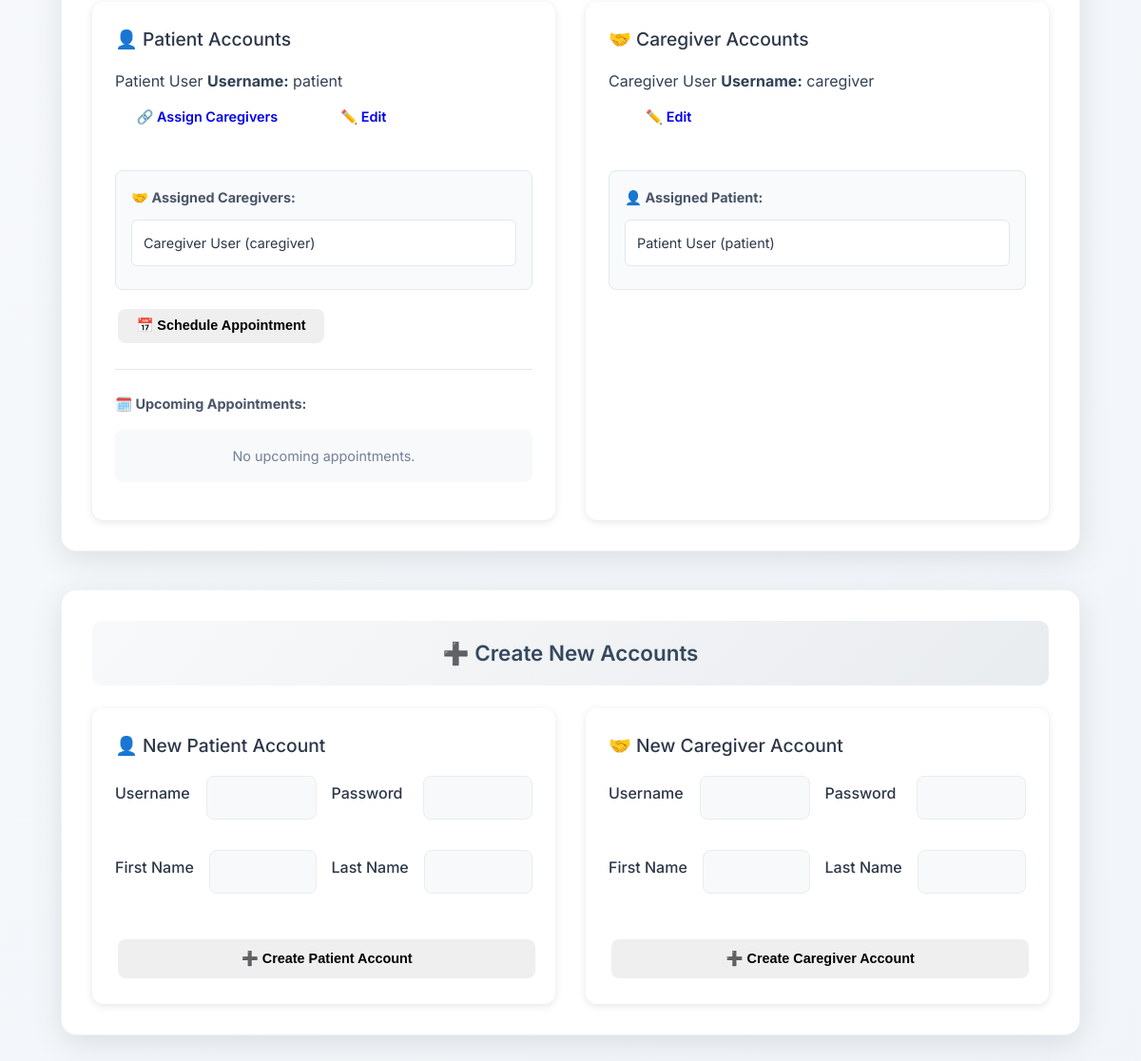
Before: /provider-dashboard/ (signed in, lower part) with the older database file.
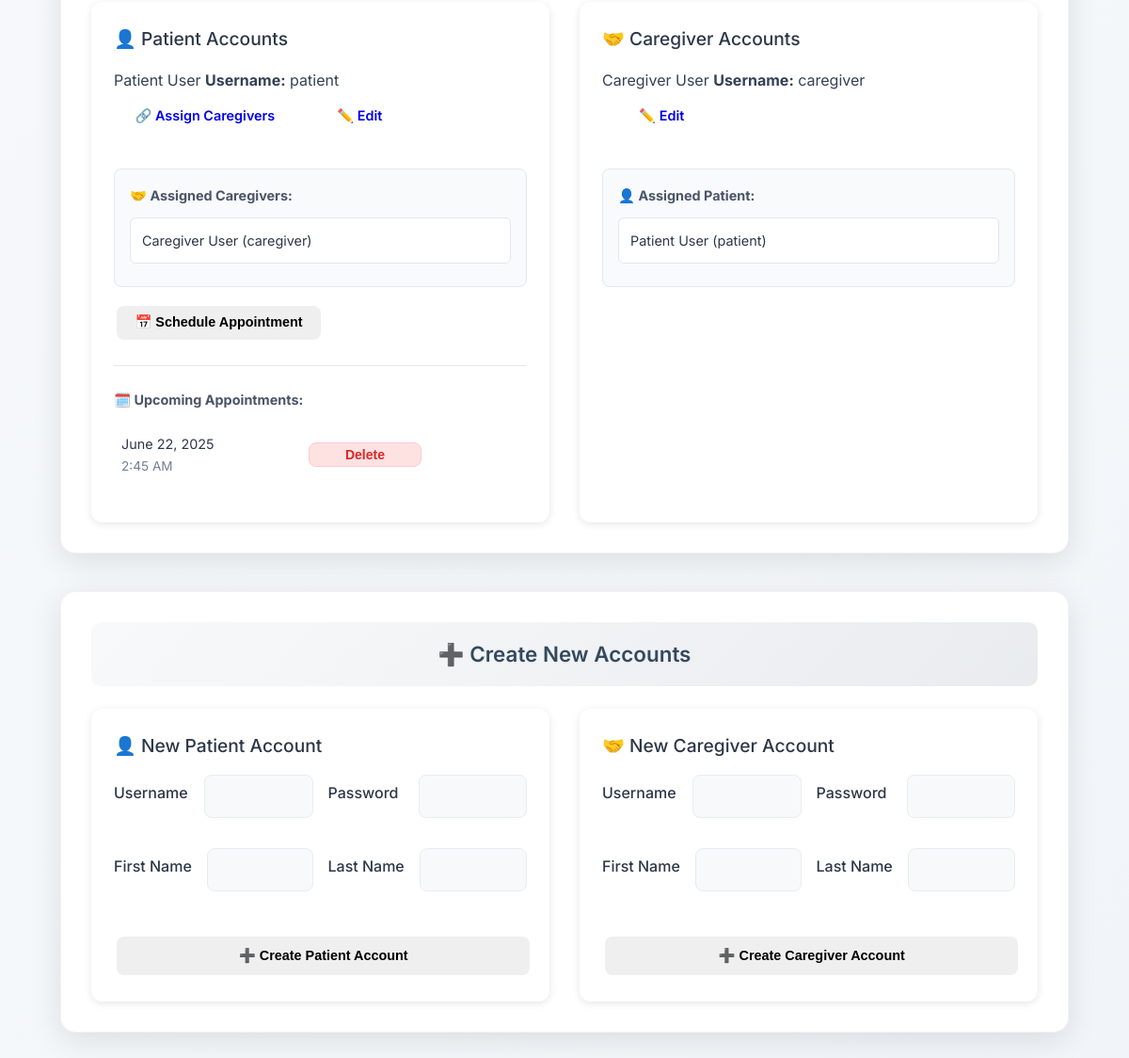
After: the same page with the newer database file.
### users/models.py (models this page shows, shortened)
class UserProfile(models.Model):
    USER_TYPES = (
        ('admin', 'Administrator'),  # Admin users
        ('provider', 'Healthcare Provider'),  # Docs + Nurses
        ('caregiver', 'Caregiver'),  # Caregivers
        ('patient', 'Patient'),  # All patients
    )
    user = models.OneToOneField(User, on_delete=models.CASCADE, related_name='profile')  # each user must have a profile
    user_type = models.CharField(max_length=20, choices=USER_TYPES)  # set specific user role
    provider = models.ForeignKey('self', on_delete=models.SET_NULL, null=True, blank=True,
                                related_name='managed_patients', limit_choices_to={'user_type': 'provider'})  # provider link
    patient = models.ForeignKey('self', on_delete=models.SET_NULL, null=True, blank=True,
                               related_name='caregivers', limit_choices_to={'user_type': 'patient'})  # patienr link
    linked_patients = models.ManyToManyField(
        'self',
        symmetrical=False,
        related_name='linked_caregivers',
        limit_choices_to={'user_type': 'patient'},
        blank=True,
        help_text="Patients this caregiver can access"  # Caregivers can see these patients
    )

### taskmanager/models.py (models this page shows, shortened)
class Appointment(models.Model):
    provider = models.ForeignKey(UserProfile, on_delete=models.CASCADE, related_name='provided_appointments')
    patient = models.ForeignKey(UserProfile, on_delete=models.CASCADE, related_name='appointments')
    datetime = models.DateTimeField()
    notes = models.TextField(blank=True)
    created_at = models.DateTimeField(auto_now_add=True)
    class Meta:
        ordering = ['datetime']

### users/views.py (the view, shortened to what this page needs)
# urls.py: path('provider-dashboard/', views.provider_dashboard, name='provider_dashboard'),
@login_required
def provider_dashboard(request):
    if not hasattr(request.user, 'profile') or request.user.profile.user_type != 'provider':
        messages.error(request, 'You do not have permission to access the provider dashboard.')
        return redirect('home')
    provider_profile = request.user.profile
    patients = UserProfile.objects.filter(user_type='patient', provider=provider_profile)
    provider_patient_ids = patients.values_list('id', flat=True)
    caregivers = UserProfile.objects.filter(
        user_type='caregiver',
        patient__in=provider_patient_ids
    )
    task_statistics = get_task_statistics()
    recent_tasks = Task.objects.filter(
        assigned_by=provider_profile
    ).select_related('assigned_to__user').order_by('-created_at')[:10]
    selected_patient = None
    patient_tasks = []
    context = {
        'user': request.user,
        'user_type': 'Healthcare Provider',
        'patients': patients,
        'caregivers': caregivers,
        'recent_tasks': recent_tasks,
        'task_types': TASK_TYPES,
        'game_types': GAME_TYPES,
        'difficulty_levels': DIFFICULTY_LEVELS,
        'task_configs': TASK_TEMPLATES,  # Add task configurations
        'provider_patients': patients,  # Add provider's patients for the quick assign section
        **task_statistics,
        'selected_patient': selected_patient,
        'patient_tasks': patient_tasks,
    }
    return render(request, 'dashboards/provider_dashboard.html', context)

### taskmanager/views.py (called while the page is built)
def get_task_statistics():
    return {
        'total_tasks': Task.objects.count(),
        'pending_tasks_count': Task.objects.filter(status__in=['assigned', 'in_progress']).count(),
        'completed_tasks_count': Task.objects.filter(status='completed').count(),
    }

### templates/dashboards/provider_dashboard.html (shortened to what the changed rows need)
{% extends 'layouts/base.html' %}
{% block content %}
<div class="dashboard-container">
    <div class="provider-dashboard">
        <div class="dashboard-section">
            <div class="account-management-container">
                <div class="account-section">
                    {% if patients %}
                    <div class="user-accounts">
                        {% for patient in patients %}
                        <div class="user-card">
                            <div class="user-header-row user-header-flex">
                                <div class="user-header-info user-header-info-vertical">
                                    <span class="user-name">{{ patient.user.first_name }} {{ patient.user.last_name }}</span>
                                    <span class="user-username"><strong>Username:</strong> {{ patient.user.username }}</span>
                                </div>
                                <div class="user-actions-inline-row">
                                    <a href="{% url 'assign_caregiver' patient.user.id %}" class="action-btn primary-btn">
                                        🔗 Assign Caregivers
                                    </a>
                                    <a href="{% url 'manage_account' patient.user.id %}" class="action-btn outline-btn">
                                        ✏️ Edit
                                    </a>
                                </div>
                            </div>
                            <div class="relationship-data">
                                <div class="relationship-row-container">
                                    {% with caregivers=patient.caregivers.all %}
                                        <div class="relationship-row">
                                            <p class="relationship-title"><strong>🤝 Assigned Caregivers:</strong></p>
                                            {% for caregiver in caregivers %}
                                                <div class="relationship-item">{{ caregiver.user.first_name }} {{ caregiver.user.last_name }} ({{ caregiver.user.username }})</div>
                                            {% empty %}
                                            <p class="no-relationships">❌ No caregivers assigned</p>
                                            {% endfor %}
                                        </div>
                                    {% endwith %}
                                </div>
                                <div style="margin-top: 1rem;">
                                    <button onclick="openScheduleModal('{{ patient.user.get_full_name }}', {{ patient.id }})" class="action-btn secondary-btn">
                                        📅 Schedule Appointment
                                    </button>
                                </div>
                                <div class="appointment-section">
                                    <p class="relationship-title"><strong>🗓️ Upcoming Appointments:</strong></p>
                                    <div class="appointments-list">
                                        {% with appointments=patient.appointments.all %}
                                            {% if appointments %}
                                                <table>
                                                    <tbody>
                                                        {% for appt in appointments %}
                                                            <tr>
                                                                <td class="appointment-datetime">
                                                                    {{ appt.datetime|date:"F j, Y" }}
                                                                    <br>
                                                                    <span class="time">{{ appt.datetime|date:"g:i A" }}</span>
                                                                </td>
                                                                <td>
                                                                    <button class="action-btn danger-btn" onclick="deleteAppointment({{ appt.id }})">
                                                                        Delete
                                                                    </button>
                                                                </td>
                                                            </tr>
                                                        {% endfor %}
                                                    </tbody>
                                                </table>
                                            {% else %}
                                                <p class="no-appointments">No upcoming appointments.</p>
                                            {% endif %}
                                        {% endwith %}
                                    </div>
                                </div>
                            </div>
                        </div>
                        {% endfor %}
                    </div>
                    {% else %}
                    <div class="empty-state">
                        <p>👤 No patient accounts found.</p>
                    </div>
                    {% endif %}
                </div>
                <div class="account-section">
                    {% if caregivers %}
                    <div class="user-accounts">
                        {% for caregiver in caregivers %}
                        <div class="user-card">
                            <div class="user-header-row user-header-flex">
                                <div class="user-header-info user-header-info-vertical">
                                    <span class="user-name">{{ caregiver.user.first_name }} {{ caregiver.user.last_name }}</span>
                                    <span class="user-username"><strong>Username:</strong> {{ caregiver.user.username }}</span>
                                </div>
                                <div class="user-actions-inline-row">
                                    <a href="{% url 'manage_account' caregiver.user.id %}" class="action-btn outline-btn">
                                        ✏️ Edit
                                    </a>
                                </div>
                            </div>
                            <div class="relationship-data">
                                <div class="relationship-row-container">
                                    <div class="relationship-row">
                                        <p class="relationship-title"><strong>👤 Assigned Patient:</strong></p>
                                        {% if caregiver.patient %}
                                            <div class="relationship-item">{{ caregiver.patient.user.first_name }} {{ caregiver.patient.user.last_name }} ({{ caregiver.patient.user.username }})</div>
                                        {% else %}
                                            <p class="no-relationships">❌ No patient assigned</p>
                                        {% endif %}
                                    </div>
                                </div>
                            </div>
                        </div>
                        {% endfor %}
                    </div>
                    {% else %}
                    <div class="empty-state">
                        <p>🤝 No caregiver accounts found.</p>
                    </div>
                    {% endif %}
                </div>
            </div>
        </div>
        <div class="dashboard-section">
            <h2 class="section-title">➕ Create New Accounts</h2>
        </div>
    </div>
</div>
{% endblock %}

Changed rows visible on the page:
shown differently, row unchanged: UserProfile (number 1 of 2 on the later page): no longer shows "No upcoming appointments."
added Appointment: datetime "June 22, 2025", datetime "2:45 AM", shown under UserProfile (number 1 of 2 on the later page)
